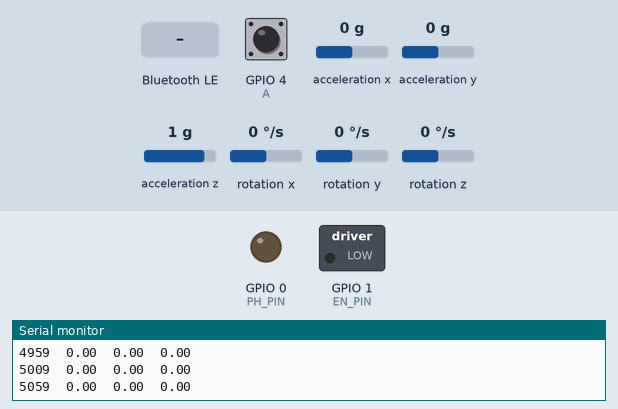
The sketch below on a simulated ESP32. Parts: switched loads named in the sketch (green lamp = pin HIGH), output pins drawn as LEDs (lit = HIGH), the last lines printed to the serial monitor. The inputs (shaded band) are chosen by the test bench; at power-on: GPIO 4 (A) HIGH, acceleration x 0 g, acceleration y 0 g, acceleration z 1 g, rotation x 0 °/s, rotation y 0 °/s, rotation z 0 °/s. Nothing arrives over Bluetooth unless stated; a phone connects over Bluetooth LE 3 s after start; pins used as bus, display or sensor lines are not drawn.

Above: at 5.1 s.
5.2 s: Bluetooth LE write "5" received
At 5.53 s:
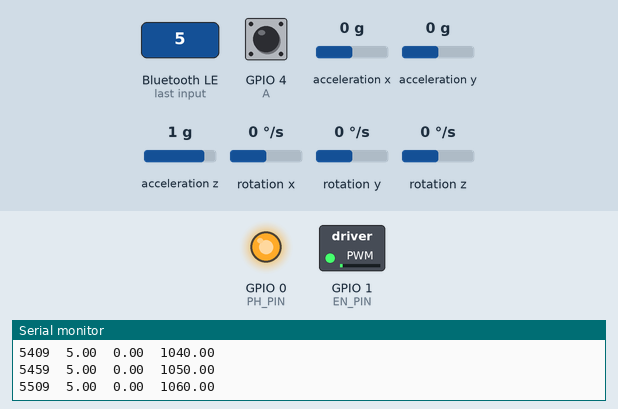
8.2 s: Bluetooth LE write "90" received
11.2 s: Bluetooth LE write "200" received
At 13.2 s:
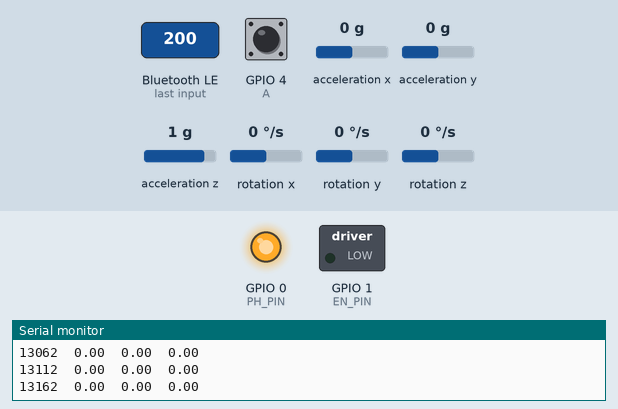
Timing chart, 0 to 14.7 s (numbered marks = the images above; inputs shaded):
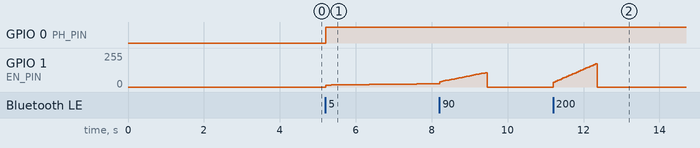

Measured:
- after the input at 5.2 s, GPIO 0 (PH_PIN): LOW → HIGH at once; GPIO 1 (EN_PIN): moves from 0/255 to 24/255 over 2.8 s, starting at once
- after the input at 11.2 s, GPIO 1 (EN_PIN): rises from 0/255 to 174/255 in 1.1 s, then falls to 0/255 in 0.05 s

The sketch:

SPVVVECTR_XIAO_BLE.ino
```cpp
/**
  * This is the code for Tensegrity microcontroller.
  * Upload this code to the microcontroller
  * before running the Python BLE communication code.
*/

/*    Components list     */
/*    Motor driver: https://www.pololu.com/product/2990   */
/*    Motor + Encoder: https://www.amazon.com/Waveshare-All-Metal-Precision-Reduction-Connector/dp/B0CW1TCCTL */
/*    MPU 6050: https://www.dfrobot.com/product-880.html  */
/*    Note: I used Electronic Cats library for the MPU6050*/

/*    Libraries list     */
/*    BLE: From ESP-32 Board Manager Built-in Libs  */
/*    MPU6050: https://github.com/electroniccats/mpu6050    */
/*    Queue: https://github.com/EinarArnason/ArduinoQueue   */

#include <BLEDevice.h>
#include <BLEUtils.h>
#include <BLEServer.h>
#include <BLE2902.h>
#include <I2Cdev.h>
#include <MPU6050.h>

/*========================================================*/
/*                Variables declaration                   */

/*
String name = "SPVVVECTR1";
#define SERVICE_UUID        "afcdeba4-f8a9-4ca1-baa5-021afe634998"
#define CHARACTERISTIC_UUID "83147421-2684-43ec-af39-58533d866c8e"

String name = "SPVVVECTR2";
#define SERVICE_UUID        "8aaba9c2-7f68-49d6-97cb-b9783ea29fd6"
#define CHARACTERISTIC_UUID "2a612f78-13b2-4b3a-bab8-50b00d2f003f"

String name = "SPVVVECTR3";
#define SERVICE_UUID        "e132a2ee-a68a-4b4b-98fa-29ef8bbc0be2"
#define CHARACTERISTIC_UUID "ccba8d13-8743-45f7-9fd9-69a20a9acddc"

String name = "test_board";
#define SERVICE_UUID        "900ec402-1a33-4c94-a3d7-076951f68065"
#define CHARACTERISTIC_UUID "cf9ecefe-a9f3-4087-af6a-cf7a6f917750"
*/


/*      BLE variables: Change name and UUID here      */
String name = "test_board";
#define SERVICE_UUID        "900ec402-1a33-4c94-a3d7-076951f68065"
#define CHARACTERISTIC_UUID "cf9ecefe-a9f3-4087-af6a-cf7a6f917750"

BLECharacteristic *pGlobalCharacteristic;
bool sprint = true;


/*            Declare the GPIO pins here              */
const int EN_PIN    = 1;
const int PH_PIN    = 0;
const int SLEEP     = 2;
const int A         = 4;
const int B         = 3;
const int MPU_SDA   = 6;
const int MPU_SCL   = 7;

const int PWM_BITS = 14;
const int MAX_PWM = pow(2,14)-1;


/*                Declare MPU6050 here                */
MPU6050 mpu;
#define OUTPUT_READABLE_ACCELGYRO
//#define OUTPUT_BINARY_ACCELGYRO
int16_t ax, ay, az;
int16_t gx, gy, gz;
int     calibrate_size = 200;
bool    blinkState;
volatile bool is_calibrating = false;

/*         Declare Encoder specifications here        */
const float reduction_ratio = 10.0;         //Since the motor is 1:10 reduction
const int   ppr_num = 12;                    //Inside encoder datasheet
const float hall_resolution = reduction_ratio * ppr_num;

//Encoder Pulse timer variables
volatile unsigned long last_pulse_time = 0;
volatile long delta_micros = 0;
volatile int  direction = 1;                //1 is CCW

//Stall Detection variables
volatile unsigned long stall_timer = 0;
const unsigned long STALL_THRESHOLD_MS = 1000;  //time before killing power
const float MIN_SAFE_RPM = 20.0;                //minimum RPM to be considered "moving"
const int MAX_SPEED = MAX_PWM * 20/100;           //pwm driver is 16-bit

// Average calculation variables
#define FILTER_SIZE 10
float rpm_buffer[FILTER_SIZE] = {0};
int filter_idx = 0;
float raw_rpm = 0;
float avg_rpm = 0;

// Misc
unsigned long prev_loop_time = 0;
unsigned long prev_noti_time = 0;
const float period_ms = 50;
float target_rpm = 0.0;                         //Set initial RPM here
float speed = 0;                                //Set initial speed here
const int MAX_RPM = 1000;                       //Set Maximum RPM here

// PID  Controller Variables (Adjusted for 16-bit PWM)
const float kP = 2;
const float kD = 0.5;
float error = 0;
float last_error = 0;


/*========================================================*/
/*                          Function                      */
void IRAM_ATTR countPulse();
void pin_setup();
void mpu_setup();
void mpu_read();
void ble_setup();
void mpu_calibration();


/*========================================================*/
/*                       BLE CallBacks                    */
// Callback class to handle incoming BLE writes
class MyCallbacks: public BLECharacteristicCallbacks {
    void onWrite(BLECharacteristic *pCharacteristic) {
      String value = pCharacteristic->getValue().c_str();
      value.trim();
      if (value.length() > 0) {
        if (value.equalsIgnoreCase("calibrate") && !is_calibrating) {
          //Run IMU Calibration task
          xTaskCreate(
            [](void* param) {
              mpu_calibration();
              vTaskDelete(NULL); // Self-terminate when finished
            },
            "mpu_cal_task", 4096, NULL, 1, NULL
          );
        }
        else {
          target_rpm = value.toFloat();
          //BLE Set Target Speed
          target_rpm = constrain(target_rpm, -1-MAX_RPM, 1+MAX_RPM);
          Serial.print("New Target RPM via BLE: ");
          Serial.println(target_rpm);
        }
      }
    }
};

//Class to make the BLE discoverable again after disconnecting.
class MyServerCallbacks: public BLEServerCallbacks {
    void onConnect(BLEServer* pServer) {
      Serial.println(">>> Device Connected");
    };

    void onDisconnect(BLEServer* pServer) {
      xTaskCreate(
            [](void* param) {
                vTaskDelay(pdMS_TO_TICKS(500)); // Wait 500ms for radio to clear
                BLEDevice::startAdvertising();   // Restart advertising
                Serial.println(">>> Advertising Restarted via Background Task");
                vTaskDelete(NULL);               // Delete this task (clean up)
            },
            "restart_ble", 2048, NULL, 1, NULL
        );
    }
};

/*========================================================*/
/*                  Main setup function                   */
void setup() {

  Serial.begin(115200);
  Serial.println("Hello.");
  pin_setup();
  ble_setup();
  mpu_setup();
  mpu_read();
  mpu_calibration();
}


/*========================================================*/
/*                  Main loop function                   */
void loop() {

  //Update timer
  unsigned long current_time = millis();

  //MOTOR CONTROL LOGIC
  if (current_time - prev_loop_time >= period_ms) {
    prev_loop_time = current_time;

    // 1. Get Encoder data (pulse period)
    noInterrupts();
    long d_micros = delta_micros;
    int d_dir = direction;
    unsigned long last_p = last_pulse_time;
    interrupts();

    // 2. Calculate Raw RPM
    if (micros() - last_p > 250000) { // 0.25s timeout for stop
      raw_rpm = 0;
    } else if (d_micros > 0) {
      raw_rpm = (1000000.0 / d_micros / hall_resolution) * 60.0 * d_dir;
    }

    // 3. Averaging out (the RPM)
    rpm_buffer[filter_idx] = raw_rpm;
    filter_idx = (filter_idx + 1) % FILTER_SIZE;
    float sum = 0;
    for(int i=0; i<FILTER_SIZE; i++) {
      sum += rpm_buffer[i];
    }
    avg_rpm = sum / FILTER_SIZE;

    // 4. PID Speed calculation
    error = abs(target_rpm) - abs(avg_rpm);
    speed += kP * error + kD * (error - last_error) / (period_ms / 1000.0);
    last_error = error;

    if (abs(target_rpm) > 0 && speed < 1000) {
      speed = 1000; // Minimum baseline 14-bit PWM to break gearbox friction
    }
    speed = constrain(speed, 0, MAX_PWM*80/100);

    //4.5 Stall Detection Logic
    if (abs(target_rpm) > 0 && speed > MAX_SPEED && abs(avg_rpm) < MIN_SAFE_RPM) {
      if (stall_timer == 0) {
        //Start stall timer
        stall_timer = current_time;
      }
      else if (current_time - stall_timer > STALL_THRESHOLD_MS) {
        // STALL TRIGGERED
        target_rpm = 0;
        speed = 0;
        stall_timer = 0; // Reset timer
        Serial.println(">>> Stall Detected! Turning off motor.");
      }
    }
    else {
      stall_timer = 0; // Reset timer again if not stall
    }

    // 5. Speed and Direction change
    if (target_rpm == 0) {
      analogWrite(EN_PIN, 0);
      speed = 0;
    }
    else if (target_rpm > 0) {
      digitalWrite(PH_PIN, HIGH);
      analogWrite(EN_PIN, (int)speed);
    }
    else {
      digitalWrite(PH_PIN, LOW);
      analogWrite(EN_PIN, (int)speed);
    }
    Serial.print(current_time);
    Serial.print("\t");
    Serial.print(target_rpm);
    Serial.print("\t");
    Serial.print(avg_rpm);
    Serial.print("\t");
    Serial.println (speed);

    // 6. MPU-6050 data
    if (!is_calibrating) {
      mpu_read();
    }
  }

  // 7. BLE message
  if (current_time - prev_noti_time >= 800) {
    prev_noti_time = current_time;
    // 6. Update BLE Notify and Serial
    String output = String(target_rpm) + "," +
                    String(avg_rpm) + "," +
                    String(ax) + "," +
                    String(ay) + "," +
                    String(az) + "," +
                    String(gx) + "," +
                    String(gy) + "," +
                    String(gz);
    pGlobalCharacteristic->setValue(output.c_str());
    pGlobalCharacteristic->notify();
  }

  vTaskDelay(pdMS_TO_TICKS(1)); //Decoupling Time
}

/*========================================================*/
/*            Interrupt Service Routine                   */
void IRAM_ATTR countPulse() {
  unsigned long now = micros();
  delta_micros = now - last_pulse_time;
  last_pulse_time = now;
  direction = (digitalRead(B) == LOW) ? -1 : 1;
}


/*========================================================*/
/*                  Set up functions                      */
void pin_setup(){
  /*Set up PIN direction and initial level*/
  pinMode(EN_PIN, OUTPUT);
  pinMode(PH_PIN, OUTPUT);
  pinMode(SLEEP, OUTPUT);

  //pinMode(INT, INPUT_PULLUP);
  pinMode(A, INPUT_PULLUP);
  pinMode(B, INPUT_PULLUP);

  analogWriteResolution(EN_PIN, PWM_BITS);
  digitalWrite  (PH_PIN, 0);
  analogWrite   (EN_PIN, 0);
  digitalWrite  (SLEEP, 1);

 /*Add an attach interrupt here to INT pin*/
  attachInterrupt(digitalPinToInterrupt(A), countPulse, RISING);
}


void mpu_setup(){
  /*--Start I2C interface--*/
  #if I2CDEV_IMPLEMENTATION == I2CDEV_ARDUINO_WIRE
    Wire.begin();
  #elif I2CDEV_IMPLEMENTATION == I2CDEV_BUILTIN_FASTWIRE
    Fastwire::setup(400, true);
  #endif

  while (!Serial) {}

  /*Initialize device and check connection*/
  Serial.println("Initializing MPU...");
  mpu.initialize();
  Serial.println("Testing MPU6050 connection...");
  if(mpu.testConnection() ==  false){
    Serial.println("MPU6050 connection failed");
    while(true);
  }
  else{
    Serial.println("MPU6050 connection successful");
  }
}


void ble_setup() {
  //BLE initialization, MTU packet size, create a server and a service
  BLEDevice::init(name);
  BLEDevice::setMTU(512);
  BLEServer *pServer = BLEDevice::createServer();
  pServer->setCallbacks(new MyServerCallbacks());
  BLEService *pService = pServer->createService(SERVICE_UUID);

  //Set characteristics: read, write, and notify
  pGlobalCharacteristic = pService->createCharacteristic(
                             CHARACTERISTIC_UUID,
                             BLECharacteristic::PROPERTY_WRITE |
                             BLECharacteristic::PROPERTY_WRITE_NR |
                             BLECharacteristic::PROPERTY_READ  |
                             BLECharacteristic::PROPERTY_NOTIFY // Add Notify for updates
                           );


  //Added Descriptors to fix error for Win 10/11
  pGlobalCharacteristic->addDescriptor(new BLE2902());


  //Start service and advertising
  pGlobalCharacteristic->setCallbacks(new MyCallbacks());
  pService->start();

  BLEAdvertising *pAdvertising = pServer->getAdvertising();
  pAdvertising->addServiceUUID(SERVICE_UUID);

  pAdvertising->setScanResponse(true);
  pAdvertising->setMinPreferred(0x00);  // Clear preferred settings
  pAdvertising->setMinPreferred(0x06);  // Then set them again

  pAdvertising->start();
  Serial.println("BLE initialized!");
}


/*========================================================*/
/*                      IMU Code                          */
void mpu_read() {
  /* Read raw accel/gyro data from the module. Other methods commented*/
  mpu.getMotion6(&ax, &ay, &az, &gx, &gy, &gz);
  //mpu.getAcceleration(&ax, &ay, &az);
  //mpu.getRotation(&gx, &gy, &gz);

  /*Print the obtained data on the defined format*/
  #ifdef OUTPUT_READABLE_ACCELGYRO
    /*Serial.print("g:\t");
    Serial.print(gx); Serial.print("\t");
    Serial.print(gy); Serial.print("\t");
    Serial.println(gz);*/
  #endif
}


void mpu_calibration() {
  is_calibrating = true;

  long ax_sum =0, ay_sum = 0, az_sum = 0;
  long gx_sum =0, gy_sum = 0, gz_sum = 0;
  const int samples = 500;
  const int usDelay = 3150;

  /*  Stop the motor briefly and calibrate the MPU6050*/
  //1. Stop the motor momentarily and reset the offset
  float backup_target = target_rpm;
  target_rpm = 0;
  digitalWrite(SLEEP, 0);
  mpu.setXAccelOffset(0); mpu.setYAccelOffset(0); mpu.setZAccelOffset(0);
  mpu.setXGyroOffset(0);  mpu.setYGyroOffset(0);  mpu.setZGyroOffset(0);
  vTaskDelay(pdMS_TO_TICKS(500));

  //2. Collect raw mpu data samples
  for (int i=0; i< samples; i++) {
    int16_t rax, ray, raz, rgx, rgy, rgz;
    mpu.getMotion6(&rax, &ray, &raz, &rgx, &rgy, &rgz);
    ax_sum += rax; ay_sum += ray; az_sum += raz;
    gx_sum += rgx; gy_sum += rgy; gz_sum += rgz;
    delayMicroseconds(usDelay);

    //Time-break for other BLE task
    if (i % 20 == 0) {
      vTaskDelay(pdMS_TO_TICKS(1));
    }
  }

  //3. Calculate Offset
  int ax_offset = -(ax_sum / samples) / 8;
  int ay_offset = -(ay_sum / samples) / 8;
  int az_offset = (16384 - (az_sum / samples)) / 8;
  //Factoring gravity constant in az.
  int gx_offset = -(gx_sum / samples) / 4;
  int gy_offset = -(gy_sum / samples) / 4;
  int gz_offset = -(gz_sum / samples) / 4;

  //4. Apply calibrated offsets
  mpu.setXAccelOffset(ax_offset); mpu.setYAccelOffset(ay_offset); mpu.setZAccelOffset(az_offset);
  mpu.setXGyroOffset(gx_offset);  mpu.setYGyroOffset(gy_offset);  mpu.setZGyroOffset(gz_offset);

  //5. Return to original RPM
  target_rpm = backup_target;
  digitalWrite(SLEEP, 1);

  is_calibrating = false;
}
```
